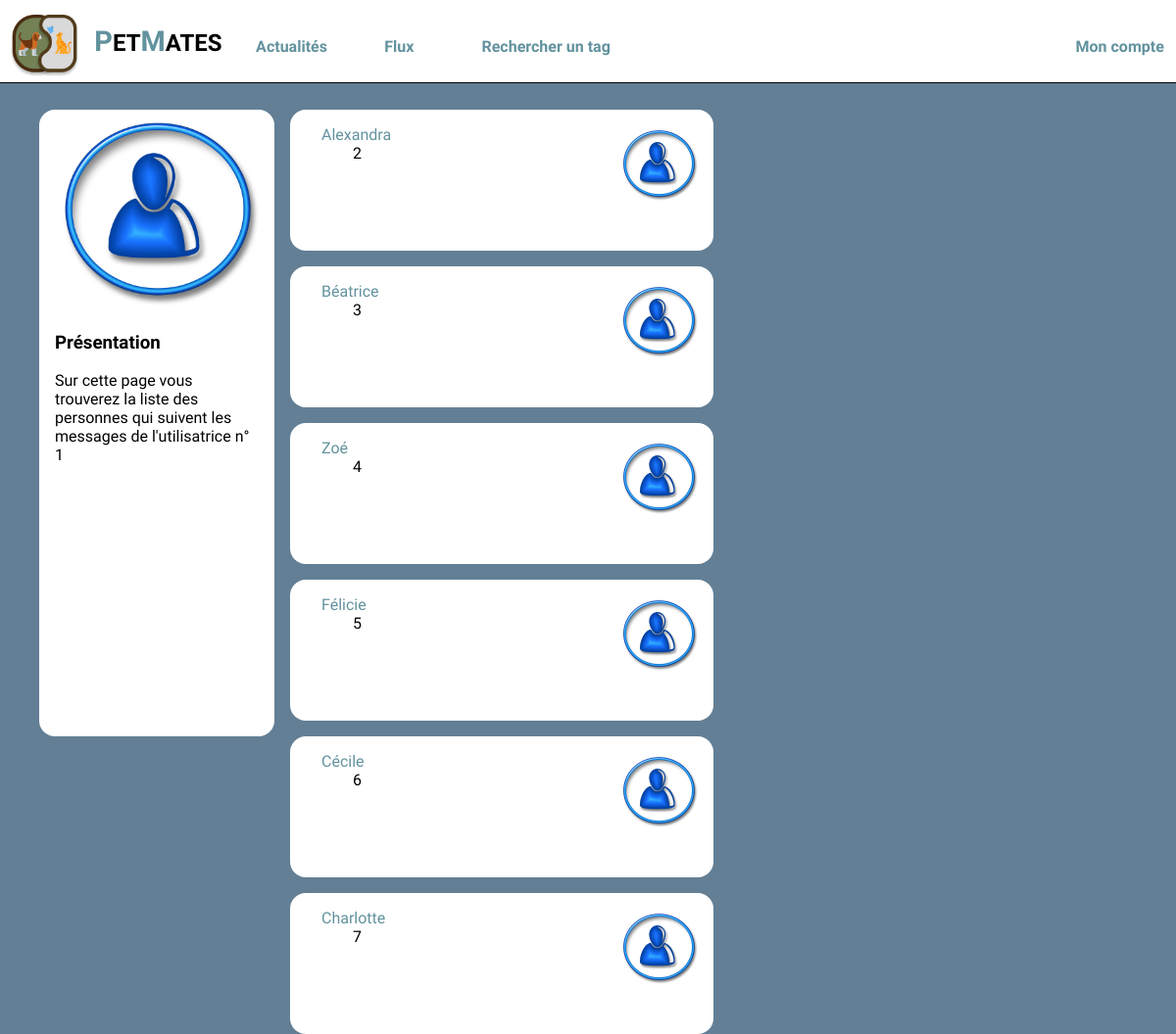
Screenshot of /followers.php?user_id=1 (signed in) with the database file from the repository.
### tables this page shows
CREATE TABLE `users` (
  `id` int(10) UNSIGNED NOT NULL,
  `email` varchar(255) NOT NULL,
  `password` varchar(255) NOT NULL,
  `alias` varchar(255) NOT NULL
);

### followers.php (the view, shortened to what this page needs)
<!doctype html>
<html lang="fr">
<head>
    <?php include_once('headmeta.php'); ?>
</head>
<body>
    <?php include_once('header.php'); ?>
    <?php include('connexion.php'); ?>
    <div id="wrapper">
        <aside class="present-profil">
            <img src="user.jpg" alt="Portrait de l'utilisatrice" />
            <section>
                <h3>Présentation</h3>
                <p>Sur cette page vous trouverez la liste des personnes qui
                    suivent les messages de l'utilisatrice
                    n°
                    <?php echo intval($_GET['user_id']) ?>
                </p>
            </section>
        </aside>
        <main class='contacts'>
            <?php
            $userId = intval($_GET['user_id']);
            $laQuestionEnSql = "
                    SELECT users.*
                    FROM followers
                    LEFT JOIN users ON users.id=followers.following_user_id
                    WHERE followers.followed_user_id='$userId'
                    GROUP BY users.id
                    ";
            $lesInformations = $mysqli->query($laQuestionEnSql);
            while ($post = $lesInformations->fetch_assoc()) {
                ?>
                <article>
                    <img src="user.jpg" alt="blason" />
                    <h3><a href="wall.php?user_id=<?php echo $post['id'] ?>"><?php echo $post['alias'] ?></a></h3>
                    <p>
                        <?php echo $post['id'] ?>
                    </p>
                </article>
            <?php } ?>
        </main>
    </div>
</body>
</html>

### headmeta.php (shortened to what this page needs)
<link rel="stylesheet" href="style.css?version=<?php echo time()?>" />

### header.php (shortened to what this page needs)
<header>
    <img src="logo2.png" alt="Logo de notre réseau social" />
    <nav id="menu">
        <h1><strong>P</strong>ET<strong>M</strong>ATES</h1>
        <a href="news.php">Actualités</a>
        <a href="feed.php?user_id=<?php echo $_SESSION['connected_id'] ?>">Flux</a>
    </nav>
    <nav id="tags">
        <a href="#">Rechercher un tag</a>
    </nav>
    <nav id="user">
        <a href="#">Mon compte</a>
    </nav>
</header>

### style.css (style rules this page uses)
body { background-color: #637F95; font-family: 'Heebo', sans-serif; margin:0; }
a { text-decoration: none; color: #62929E; }
body>header { background-color: #fff; display:flex; position:fixed; width:100%; margin:0 auto 2em auto; padding:0; border-bottom: 1px solid black; }
body>header img { height:4em; margin: 15px 5px 5px 10px; }
body>header #menu { display:flex; width:30%; align-items: stretch; }
body>header #menu h1 { margin-top: 25px; margin-left: 10px; }
body>header #menu strong { font-size: 1.2em; color: #62929E; }
body>header #menu a { flex:1; text-align: center; padding-top:2.4em; padding-left: 2em; font-weight: bold; }
body>header #tags a { font-weight: bold; padding-left: 2.6em; padding-top: 0.4em; }
body>header #user { margin-left: auto; flex:0.2; }
body>header #user>a { display:block; text-align: center; padding-top:2.4em; padding-bottom:0.5em; width:100%; font-weight: bold; }
.present-profil { display:flex; flex-direction: column; background-color: #fff; color:black; width: 13em; border-radius: 1em; padding: 0em 1em 0em 1em; }
#wrapper { display:flex; width:70em; margin:0em auto 2em auto; padding:7em 0em 5em 0em; }
#wrapper main { flex:3; padding-left:1em; height: 80vh; }
#wrapper main article { background-color: #fff; padding:1em; margin-bottom: 1em ; border-radius: 1em; }
#wrapper main article h3 { margin:0em 1em 0em 1em; padding:0; font-weight:lighter; font-size:1em; }
#wrapper main article p { margin:0em 3em 0em 3em; }
.contacts { display:flex; flex-wrap: wrap; align-items:flex-start; align-content: flex-start ; }
.contacts article { width:25em; height:7em; margin-right: 1em; }
.contacts article img { float:right; height: 5em; }
body>header #tags { display:flex; align-items: stretch; flex-direction: column; width: 180px; }
body>header #tags a { border-right: none; margin-top: 2em; text-align: center; }

### rows the page displays
users: alias "Alexandra", id "2"
users: alias "Béatrice", id "3"
users: alias "Zoé", id "4"
users: alias "Félicie", id "5"
users: alias "Cécile", id "6"
users: alias "Charlotte", id "7"

### other values shown
$_GET['user_id'] "1"
